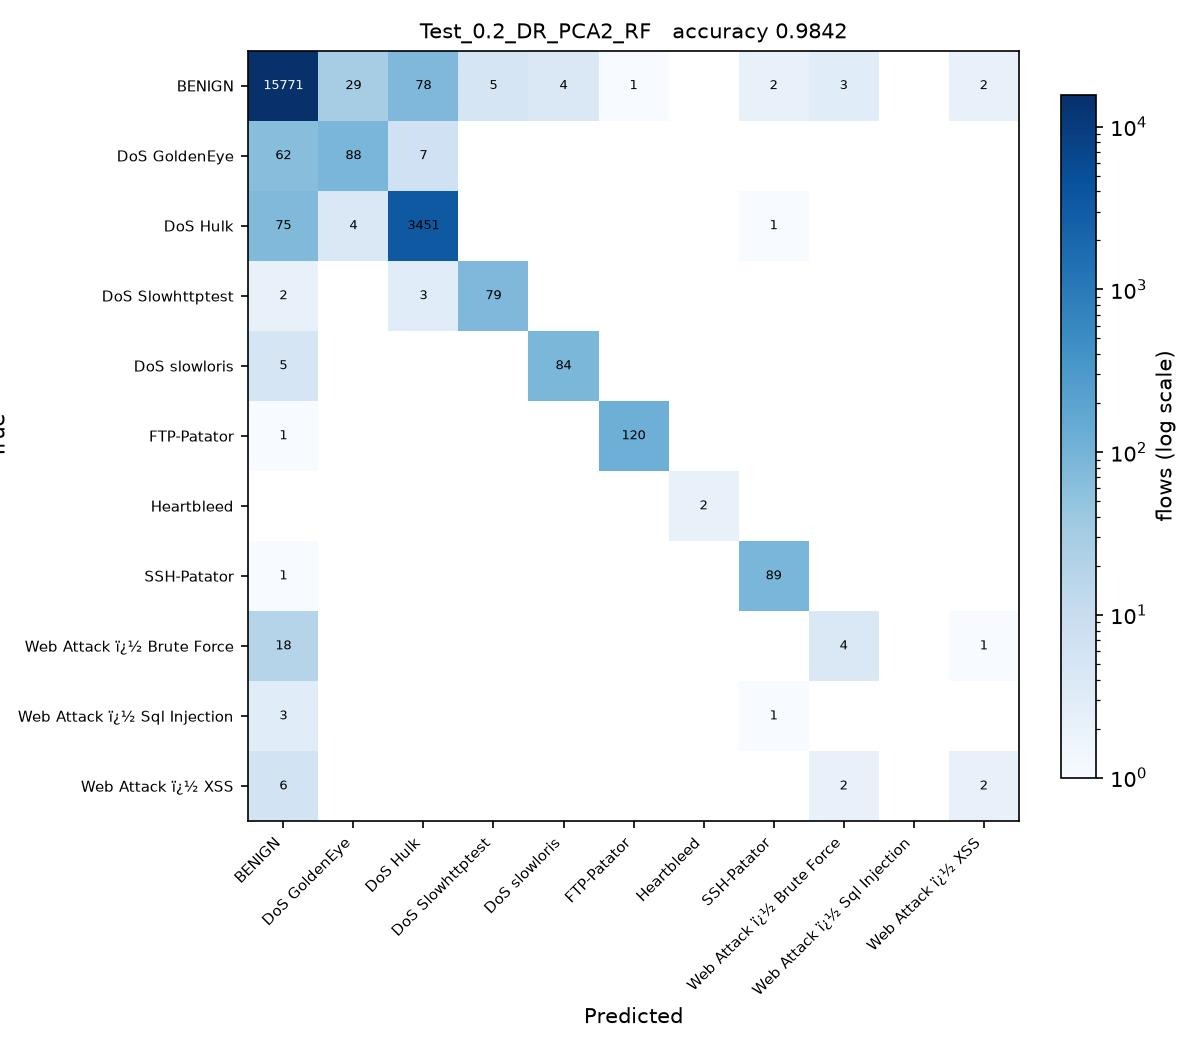

Write the Python code that produced this figure.
# Test_0.2_DR_PCA2_RF.py
#
# Test size 0.2  |  PCA, 2 components  |  Random Forest (sheet #7)
#
# This is SGDC_60_40.py with the changes marked CHANGE below and nothing else.
#
# Taken from the sheet unchanged.

import os
from pathlib import Path

# CHANGE 1: run from the project folder, so the CSV names below resolve, and
# read them as latin-1. The Web Attack labels contain byte 0x96, which the
# default utf-8 decoder rejects with UnicodeDecodeError.
os.chdir(Path(__file__).resolve().parent.parent)
import numpy as np
import pandas as pd

df1 = pd.read_csv(r'C:\Users\Karthika\OneDrive\Desktop\ACN_PCA_75_Runs\Scripts\Tuesday-WorkingHours.pcap_ISCX (1).csv', low_memory=True, encoding='latin-1')
df2 = pd.read_csv(r'C:\Users\Karthika\OneDrive\Desktop\ACN_PCA_75_Runs\Scripts\Wednesday-workingHours.pcap_ISCX.csv', low_memory=True, encoding='latin-1')
df3 = pd.read_csv(r'C:\Users\Karthika\OneDrive\Desktop\ACN_PCA_75_Runs\Scripts\Thursday-WorkingHours-Morning-WebAttacks.pcap_ISCX.csv', low_memory=True, encoding='latin-1')

dataset = pd.concat([df1, df2, df3], ignore_index=True)

dataset.columns = dataset.columns.str.strip()

# CHANGE 2: a stratified sample of 100000 flows, the same for every run.
# The full three captures hold about 1.3 million flows, which makes 75 runs
# impractical. At least 50 flows of every class are kept.
label = dataset.columns[-1]
dataset = pd.concat(
    [g.sample(n=min(len(g), max(50, round(100000 * len(g) / len(dataset)))), random_state=0)
     for _, g in dataset.groupby(label)],
    ignore_index=True
)

X = dataset.iloc[:, :-1]
y = dataset.iloc[:, -1]

X = X.apply(pd.to_numeric, errors='coerce')

X.replace([np.inf, -np.inf], np.nan, inplace=True)

from sklearn.impute import SimpleImputer

imputer = SimpleImputer(missing_values=np.nan, strategy='mean')
X = imputer.fit_transform(X)

from sklearn.preprocessing import LabelEncoder

labelencoder_y = LabelEncoder()
y = labelencoder_y.fit_transform(y)

from sklearn.model_selection import train_test_split

X_train, X_test, y_train, y_test = train_test_split(
    X,
    y,
    test_size=0.2,   # CHANGE 3: test size
    random_state=0,
    stratify=y
)

# CHANGE 4: PCA, from PCA_LDA_KErnel_PCA_CODE.pdf (fitted on training data only).
# PCA follows the directions of largest variance, so the features have to be on
# a common scale first, otherwise the components just track whichever column has
# the biggest units. The scaler is fitted on the training split only.
from sklearn.preprocessing import StandardScaler
from sklearn.decomposition import PCA

scaler = StandardScaler()
X_train = scaler.fit_transform(X_train)
X_test = scaler.transform(X_test)

pca = PCA(n_components=2)
X_train = pca.fit_transform(X_train)          # no labels: PCA is unsupervised
X_test = pca.transform(X_test)
print("\nVariance explained by 2 components : {:.4f}".format(pca.explained_variance_ratio_.sum()))

# CHANGE 5: Random Forest (sheet #7) in place of SGDClassifier
from sklearn.ensemble import RandomForestClassifier

classifier = RandomForestClassifier(
    n_estimators=200,
    criterion='entropy',
    random_state=0
)

classifier.fit(X_train, y_train)

y_pred = classifier.predict(X_test) 

from sklearn.metrics import confusion_matrix
from sklearn.metrics import accuracy_score
from sklearn.metrics import precision_score
from sklearn.metrics import recall_score
from sklearn.metrics import f1_score
from sklearn.metrics import classification_report

cm = confusion_matrix(y_test, y_pred)

print("Confusion Matrix:\n")
print(cm)

print("\nAccuracy : {:.4f}".format(accuracy_score(y_test, y_pred)))
print("\nPrecision : {:.4f}".format(precision_score(y_test, y_pred, average='weighted')))
print("\nRecall : {:.4f}".format(recall_score(y_test, y_pred, average='weighted')))
print("\nF1 Score : {:.4f}".format(f1_score(y_test, y_pred, average='weighted')))

print("\nClassification Report:\n")
print(classification_report(y_test, y_pred))
# CHANGE 6: save the confusion matrix as Test_0.2_DR_PCA2_RF.jpg and record the result
import matplotlib
matplotlib.use('Agg')
import matplotlib.pyplot as plt
from matplotlib.colors import LogNorm

here = Path(__file__).resolve().parent
names = [str(c) for c in labelencoder_y.classes_]
fig, ax = plt.subplots(figsize=(8, 7))
im = ax.imshow(cm, cmap='Blues', norm=LogNorm(vmin=1))
ax.set_xticks(range(len(names)), names, rotation=45, ha='right', fontsize=7)
ax.set_yticks(range(len(names)), names, fontsize=7)
ax.set_xlabel('Predicted')
ax.set_ylabel('True')
ax.set_title('Test_0.2_DR_PCA2_RF   accuracy {:.4f}'.format(accuracy_score(y_test, y_pred)), fontsize=10)
for i in range(cm.shape[0]):
    for j in range(cm.shape[1]):
        if cm[i, j]:
            ax.text(j, i, cm[i, j], ha='center', va='center', fontsize=6,
                    color='white' if cm[i, j] > cm.max() / 3 else 'black')
fig.colorbar(im, ax=ax, fraction=0.04, label='flows (log scale)')
fig.tight_layout()
fig.savefig(here / 'Test_0.2_DR_PCA2_RF.jpg', dpi=150)
plt.close(fig)

row = pd.DataFrame([{
    'Test': 0.2, 'DR': 'PCA2', 'Clas': 'RF',
    'Acc': round(accuracy_score(y_test, y_pred), 4),
    'Pre': round(precision_score(y_test, y_pred, average='weighted', zero_division=0), 4),
    'Rec': round(recall_score(y_test, y_pred, average='weighted', zero_division=0), 4),
    'F1': round(f1_score(y_test, y_pred, average='weighted', zero_division=0), 4),
    'script': 'Test_0.2_DR_PCA2_RF',
}])
out = here.parent / 'results' / '75_runs.csv'
out.parent.mkdir(exist_ok=True)
if out.exists():
    old = pd.read_csv(out)
    row = pd.concat([old[old['script'] != 'Test_0.2_DR_PCA2_RF'], row], ignore_index=True)
row.to_csv(out, index=False)
